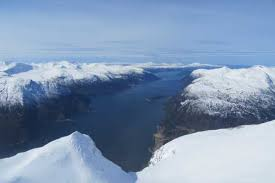
#> input picture Images/snow.jpg, 275 x 183 px
$ python isp_main.py   (older library calls are emulated)
#> lines starting #> are read from the running program, lines starting #| are printed output that depends on the picture
### filter_operation.py
import cv2
import numpy as np

# [123 lines left out: functions blur, edge_detector, motion_blur, sharpening, embossing, morphology and 2 more, not called in this run]

def histo_equal_color(img, rows, cols):
    img_yuv = cv2.cvtColor(img, cv2.COLOR_BGR2YUV)

    # equalize the histogram of the Y channel
    img_yuv[:,:,0] = cv2.equalizeHist(img_yuv[:,:,0])

    # convert the YUV image back to RGB format
    img_output = cv2.cvtColor(img_yuv, cv2.COLOR_YUV2BGR)

    cv2.imshow('Histogram equalized', img_output)
    cv2.waitKey(0)

### isp_main.py
import cv2
import numpy as np
import filter_operation as filter

# [4 lines of commented-out code are left out]

img = cv2.imread('./Images/snow.jpg')
#> img is the input picture: shape (183, 275, 3); mean B, G, R 178, 149.7, 128
rows, cols = img.shape[:2]
#> rows = 183; cols = 275
cv2.imshow('Original', img)
# [5 lines of commented-out code are left out]
filter.histo_equal_color(img, rows, cols)
#> in histo_equal_color, `img_yuv = cv2.cvtColor(img, cv2.COLOR_BGR2YUV)`: img_yuv: shape (183, 275, 3); mean of channels 0, 1, 2 146.4, 143.5, 111.8
#> in histo_equal_color, `img_yuv[:,:,0] = cv2.equalizeHist(img_yuv[:,:,0])`: img_yuv: shape (183, 275, 3); mean of channels 0, 1, 2 128.5, 143.5, 111.8
#> in histo_equal_color, `img_output = cv2.cvtColor(img_yuv, cv2.COLOR_YUV2BGR)`:
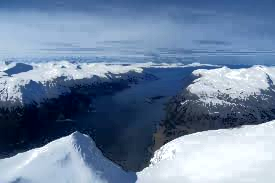
#> img_output: shape (183, 275, 3); mean B, G, R 159.9, 131.8, 110.4

$ run again, with Images/flower.jpg copied over Images/snow.jpg
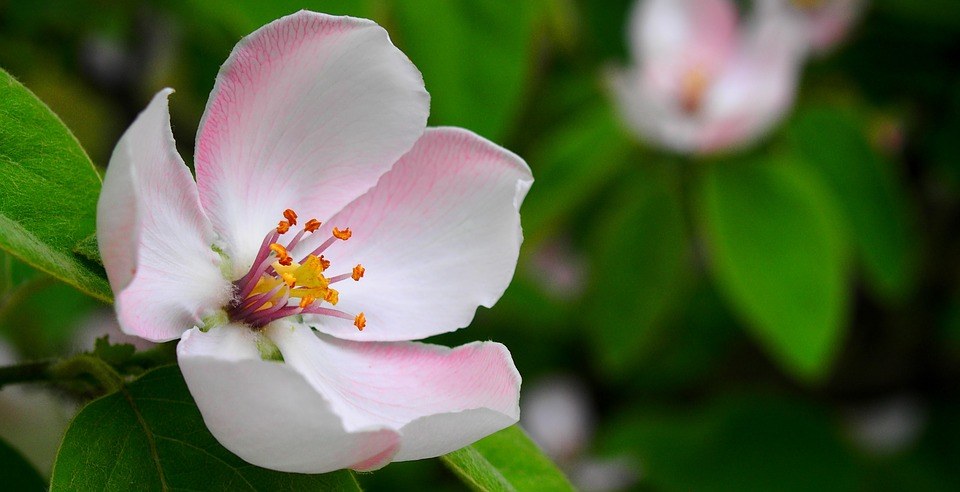
#> input picture Images/flower.jpg, 960 x 492 px
#> img is the input picture: shape (492, 960, 3); mean B, G, R 68.3, 102, 87.9
#> in histo_equal_color, `img_output = cv2.cvtColor(img_yuv, cv2.COLOR_YUV2BGR)`:
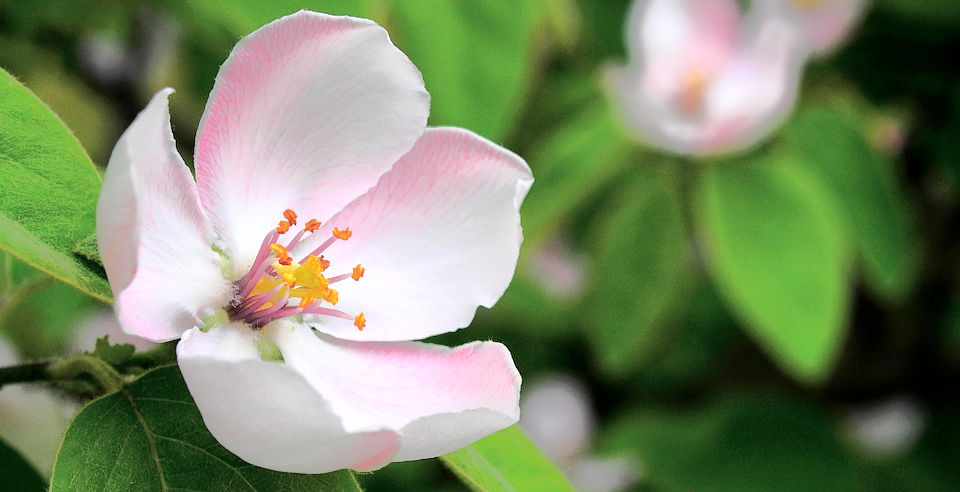
#> img_output: shape (492, 960, 3); mean B, G, R 102.4, 136.3, 122

$ run again, with Images/house.jpg copied over Images/snow.jpg
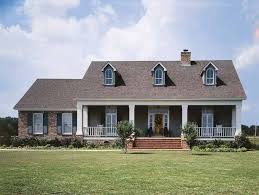
#> input picture Images/house.jpg, 259 x 195 px
#> img is the input picture: shape (195, 259, 3); mean B, G, R 147.9, 152.7, 149.2
#> in histo_equal_color, `img_output = cv2.cvtColor(img_yuv, cv2.COLOR_YUV2BGR)`:
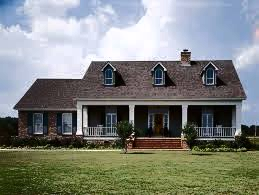
#> img_output: shape (195, 259, 3); mean B, G, R 124.9, 129.8, 126.4
